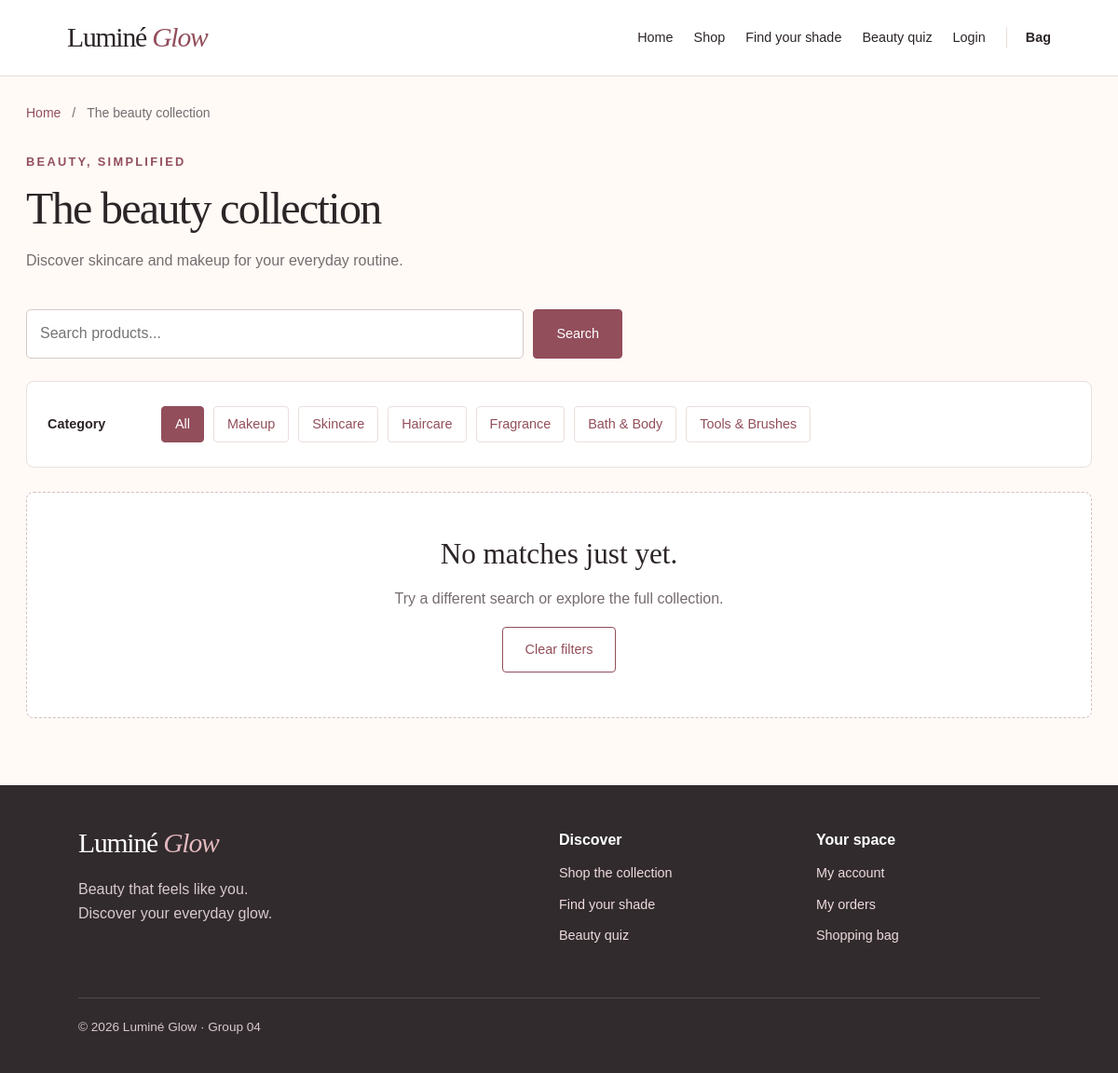
The app's page /modules/products/index.php with its own data.
### tables this page shows
CREATE TABLE Category (
    category_id INT AUTO_INCREMENT PRIMARY KEY,
    category_name VARCHAR(100) NOT NULL,
    category_description VARCHAR(255)
);

### modules/products/index.php (called while the page is built, shortened)
<?php
require_once __DIR__ . '/../../config/db.php';
$categoryId  = $_GET['category_id'] ?? null;
$search      = trim($_GET['q'] ?? '');
$sql = "SELECT * FROM Product WHERE 1=1";
$params = [];
$sql .= " ORDER BY product_id DESC";
$stmt = $pdo->prepare($sql);
$stmt->execute($params);
$products = $stmt->fetchAll();
$categories = $pdo->query("SELECT * FROM Category")->fetchAll();
require_once __DIR__ . '/../../includes/header.php';
require __DIR__ . '/../../views/products/index.view.php';
require_once __DIR__ . '/../../includes/footer.php';

### config/paths.php (called while the page is built, shortened)
<?php
function lg_url($path = '') {
    return LG_BASE_PATH . '/' . ltrim((string) $path, '/');
}

### views/products/index.view.php (the view, shortened to what this page needs)
<section class="catalogue">
    <form method="get" class="search-bar">
        <input type="search" name="q" aria-label="Search the collection" value="<?= htmlspecialchars($search) ?>" placeholder="Search products...">
        <button type="submit">Search</button>
    </form>
    <div class="filter-tree">
        <div class="filter-level">
            <strong>Category</strong>
            <a href="<?= htmlspecialchars(LG_BASE_PATH, ENT_QUOTES, 'UTF-8') ?>/modules/products/index.php" class="<?= !$categoryId ? 'active' : '' ?>">All</a>
            <?php foreach ($categories as $cat): ?>
                <a href="?category_id=<?= $cat['category_id'] ?>" class="<?= $categoryId == $cat['category_id'] ? 'active' : '' ?>">
                    <?= htmlspecialchars($cat['category_name']) ?>
                </a>
            <?php endforeach; ?>
        </div>
    </div>
    <div class="product-grid">
        <?php if (empty($products)): ?>
            <div class="empty-state"><h2>No matches just yet.</h2><p>Try a different search or explore the full collection.</p><a class="btn btn-outline" href="<?= htmlspecialchars(lg_url('modules/products/index.php')) ?>">Clear filters</a></div>
        <?php endif; ?>
    </div>
</section>

### assets/css/base.css (style rules this page uses)
:root { --ink:#2c2527; --muted:#766c6f; --cream:#fffaf6; --blush:#f2d9d9; --rose:#b76d78; --rose-text:#924e5b; --gold:#c9a46c; --white:#fff; --line:#eadfdb; --dark:#312b2d; --error:#a02c40; --success:#316847; --shadow:0 12px 36px rgba(44,37,39,.07); --radius:8px; --serif:Georgia,'Times New Roman',serif; --sans:Arial,'Segoe UI',sans-serif; }
* { box-sizing:border-box; }
body { margin:0; font:16px/1.65 var(--sans); color:var(--ink); background:var(--cream); }
h1,h2,h3,p { margin:0 0 1rem; }
h1,h2 { font-family:var(--serif); font-weight:400; line-height:1.18; }
h2 { font-size:clamp(1.7rem,2.6vw,2.35rem); }
a { color:var(--rose-text); text-decoration:none; text-underline-offset:4px; }
button,input,select,textarea { font:inherit; }
button { cursor:pointer; }

### assets/css/components.css (style rules this page uses)
.btn,button[type=submit],.next-btn,.prev-btn,.remove-btn { display:inline-flex; justify-content:center; align-items:center; min-height:46px; padding:12px 24px; border:1px solid var(--rose-text); border-radius:4px; background:var(--rose-text); color:white; font-size:.9rem; font-weight:500; text-decoration:none; }
.btn-outline,.prev-btn { background:transparent; color:var(--rose-text); }
input:not([type=hidden]):not([type=checkbox]):not([type=radio]),select,textarea { display:block; width:100%; min-height:46px; padding:12px 14px; margin-top:7px; border:1px solid #d8c7c8; border-radius:5px; background:white; color:var(--ink); }
form>button { margin:8px 0 12px; }
.empty-state { grid-column:1/-1; text-align:center; padding:48px 24px; border:1px dashed #d6bec3; border-radius:8px; background:white; }
.empty-state p { color:var(--muted); }
.product-grid { display:grid; grid-template-columns:repeat(4,minmax(0,1fr)); gap:24px; }

### assets/css/pages/catalogue.css (style rules this page uses)
.catalogue .search-bar { display:flex; gap:10px; max-width:640px; margin:0 0 24px; }
.search-bar input { min-width:0; flex:1; }
.search-bar button { margin:7px 0 0; }
.filter-tree { padding:18px 22px; background:white; border:1px solid var(--line); border-radius:8px; margin-bottom:26px; }
.filter-level { display:flex; align-items:center; flex-wrap:wrap; gap:10px; padding:8px 0; }
.filter-level strong { min-width:112px; font-size:.9rem; }
.filter-level a { padding:7px 14px; border:1px solid var(--line); border-radius:4px; font-size:.9rem; }
.filter-level a.active { color:white; background:var(--rose-text); border-color:var(--rose-text); }

### records on screen
category: category_name "Makeup"
category: category_name "Skincare"
category: category_name "Haircare"
category: category_name "Fragrance"
category: category_name "Bath & Body"
category: category_name "Tools & Brushes"

### other values on screen
$pageTitle "The beauty collection"
$pageDescription "Discover skincare and makeup for your everyday routine."
